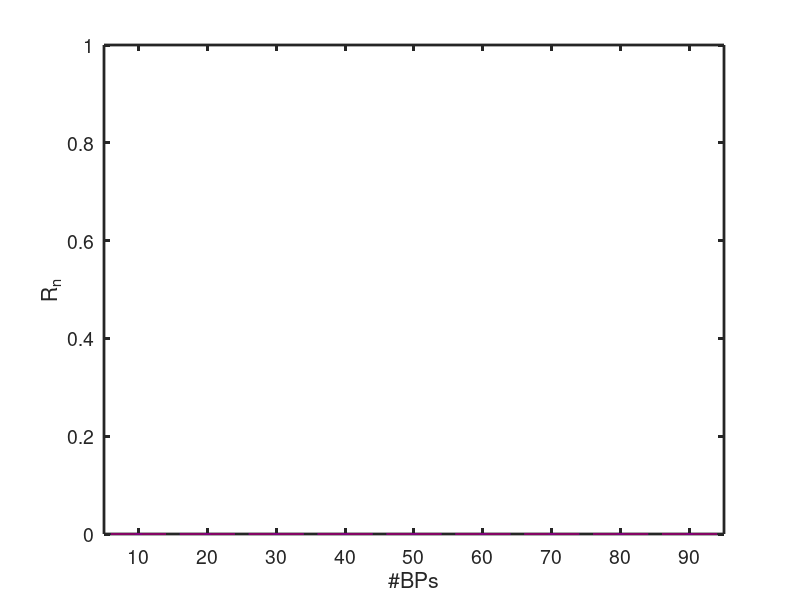
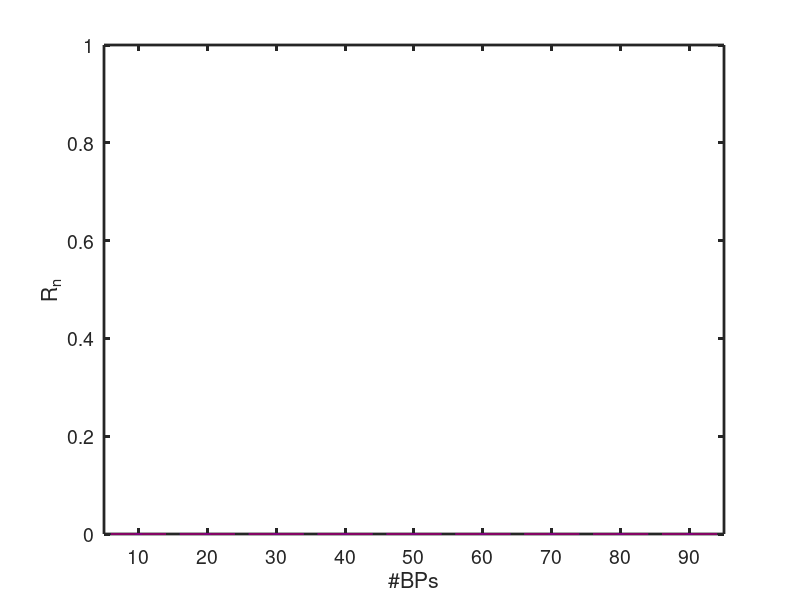
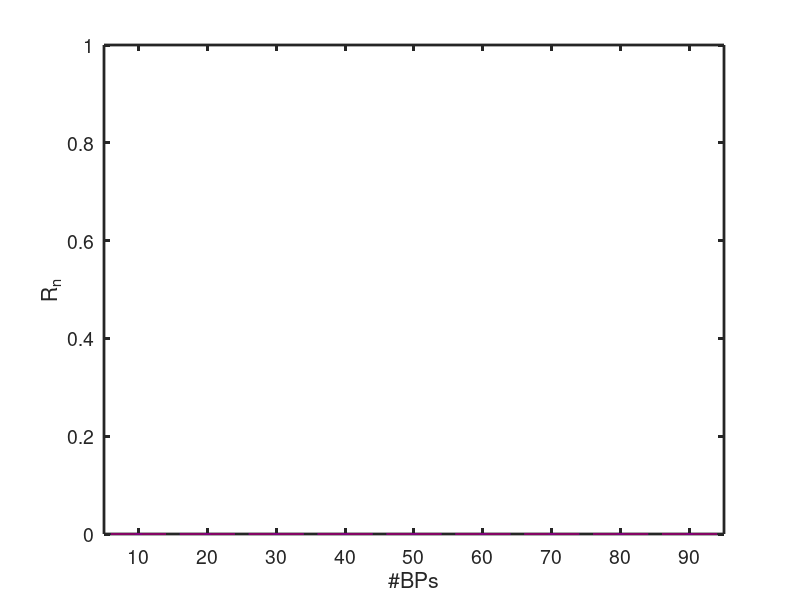

Source code (MATLAB) for these figures, in order:

% read all .mat files in the results folder
Files = dir(fullfile('ResultDemoNumberBP/*.mat'));

LengthFiles = length(Files); % the number of all files
% disp(LengthFiles);

Rn_breast_w=zeros(100,9);
% disp(size(Rn_breast_w));
Rn_mm=zeros(100,9);
Rn_reviews=zeros(100,9);
for i=1:LengthFiles
    name=Files(i).name;
    % disp(name);
    s=strsplit(name,'_');
    % disp(s);
    datafile=char(s(1,1));
    % disp(datafile);
    percent=char(s(1,end-1));
    % disp(percent);
    percent_idx = str2num(percent) / 10;
    % disp(percent_idx);
    runs=strrep(char(s(1,end)),'.mat','');
    % disp(runs);
    runs_idx = str2num(runs);
    % disp(runs_idx);
    folder=Files(i).folder;
    % disp(folder);
    load([folder,'/',name]);
    % disp(class(datafile));
    if strcmp(datafile,'breast')
        Rn_breast_w(runs_idx,percent_idx)=avgRn;
    elseif strcmp(datafile,'mm')
        Rn_mm(runs_idx,percent_idx)=avgRn;
    elseif strcmp(datafile,'reviews')
        Rn_reviews(runs_idx,percent_idx)=avgRn;
    end
    % break;
end
% disp(Rn_breast_w);
% disp(Rn_mm);
% disp(Rn_reviews);

p1=Rn_breast_w;
%disp(p1);
p2=Rn_mm;
p3=Rn_reviews;

h1=figure('visible','off');
boxplot(p1); % 'widths',0.25
xlabel('#BPs');
ylabel('R_n');
xlim([0.5 9.5]);
xticks(1:9);
xticklabels([10:10:90]);
ylim([0 1.0]);
yticksvalues=[0, 2, 4, 6, 8, 10];
yticks(yticksvalues/10);
yticklabels([0:0.2:1.0]);
%set(gca,'Fontname','times new Roman','FontWeight','bold');
set(gca,'linewidth',2,'fontsize',14,'color','none');
%format compact;
saveas(h1,'bp_breast_w.eps','epsc'); 

h2=figure('visible','off');
boxplot(p2); % ,'widths',0.25
xlabel('#BPs');
ylabel('R_n');
xlim([0.5 9.5]);
xticks(1:9);
xticklabels([10:10:90]);
ylim([0 1.0]);
yticksvalues=[0, 2, 4, 6, 8, 10];
yticks(yticksvalues/10);
yticklabels([0:0.2:1.0]);
%set(gca,'Fontname','times new Roman','FontWeight','bold');
set(gca,'linewidth',2,'fontsize',14,'color','none');
%format compact;
saveas(h2,'bp_mm.eps','epsc'); 

h3=figure('visible','off');
boxplot(p3); % ,'widths',0.25
xlabel('#BPs');
ylabel('R_n');
xlim([0.5 9.5]);
xticks(1:9);
xticklabels([10:10:90]);
ylim([0 1.0]);
yticksvalues=[0, 2, 4, 6, 8, 10];
yticks(yticksvalues/10);
yticklabels([0:0.2:1.0]);
%set(gca,'Fontname','times new Roman','FontWeight','bold');
set(gca,'linewidth',2,'fontsize',14,'color','none');
%format compact;
saveas(h3,'bp_reviews.eps','epsc');
